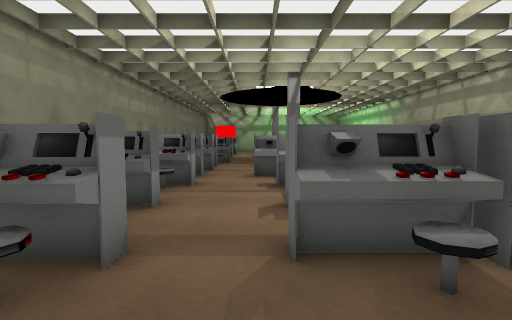
[1] (above)

19 first-person views from a walk through a 3-D level made in the Unity game engine. The camera is 1.3 m above the floor, tilts 4° down and sees 85° across. The floor is counted in squares, 1 m on a side. Each view is taken from the middle of a square. On the plan, view 1 faces up. The plan holds only what a view shows up to about 13 squares ahead; the rest is blank. The place goes on beyond the plan. The player character is not drawn. Some surface patterns are stand-ins.

[2]
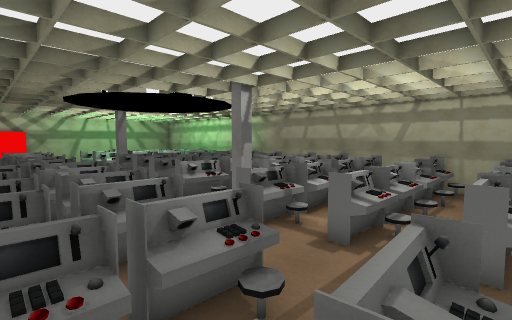

[3]
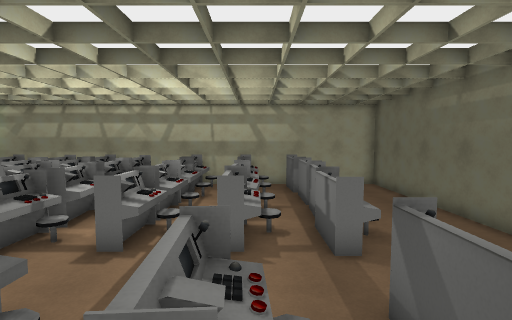

[4]
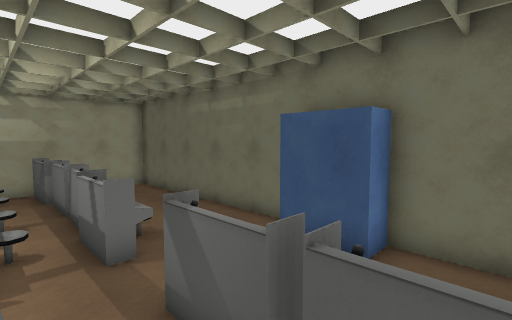

[5]
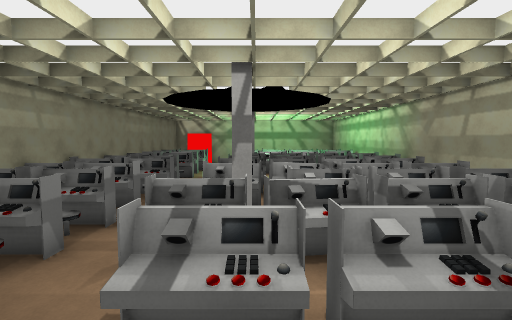

[6]
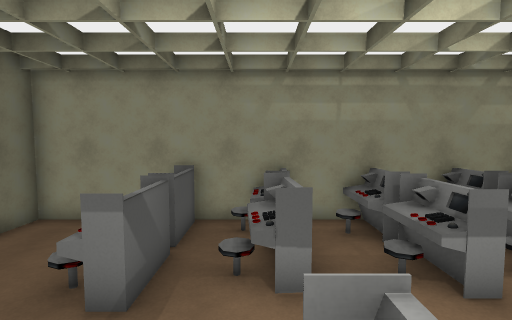

[7]
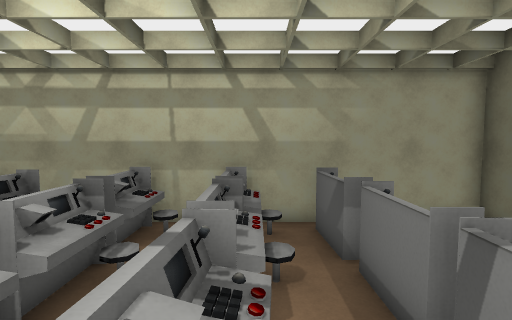

[8]
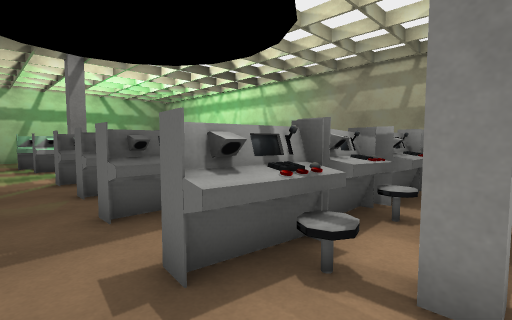

[9]
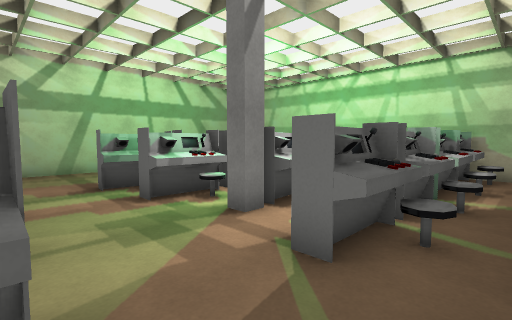

[10]
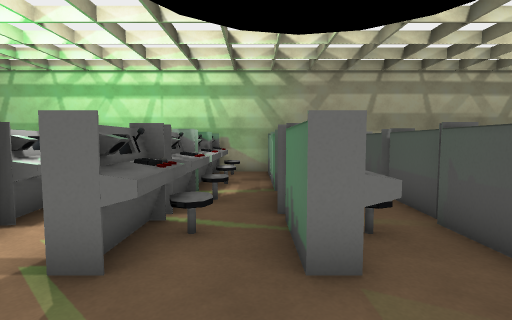

[11]
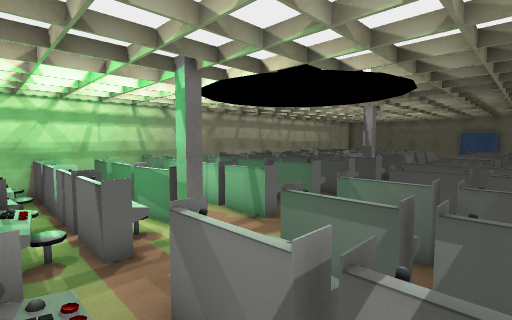

[12]
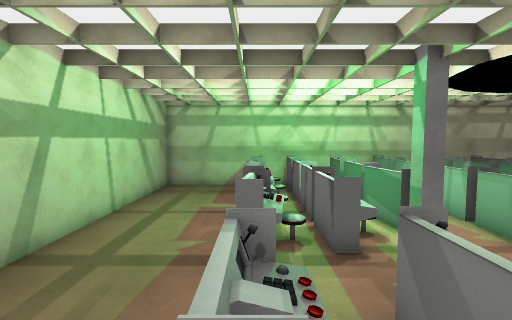

[13]
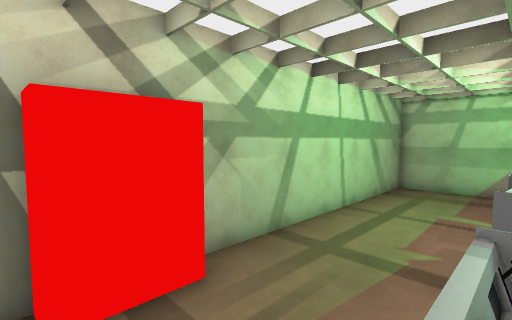

[14]
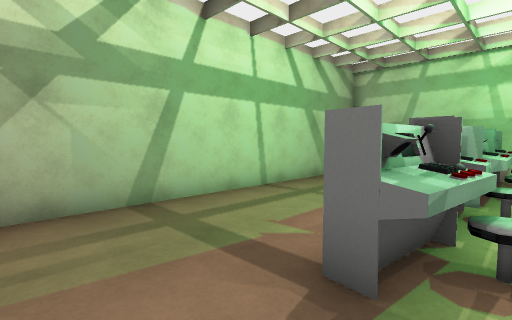

[15]
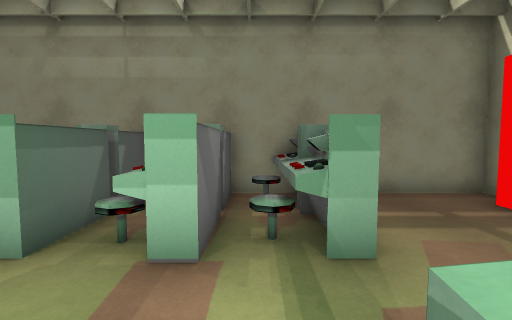

[16]
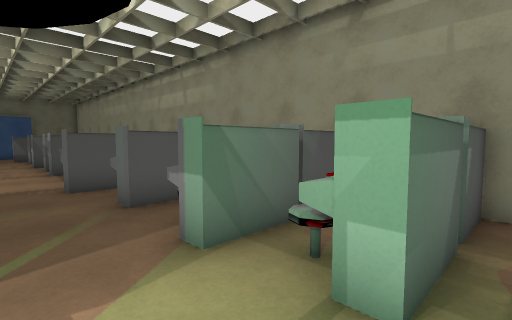

[17]
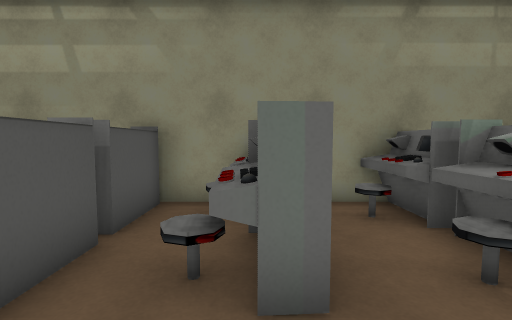

[18]
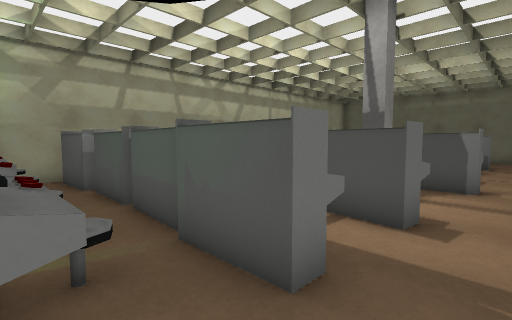

[19]
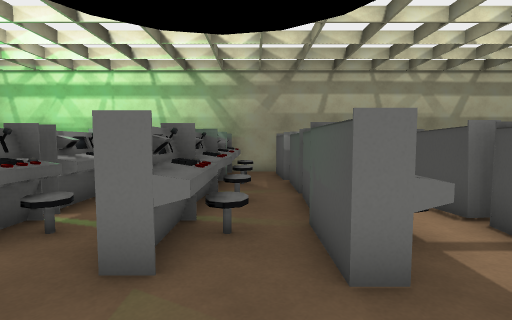

### Floor plan
Points are (right, up) in squares from view 1. A wall is a line through its corners. A room is listed if a view was taken in it or the views show most of it. See-through windows are left out.
Room 1 (views 1, 2, 3, 4, 5, 6, 7, 8, 9, 10, 11, 12, 13, 14, 15, 16, 17, 18, 19)
walls: (2, 12.1) (1.4, 12.1) (1.4, 12.6) (2, 12.6); (2, 23.7) (1.4, 23.7) (1.4, 24.2) (2, 24.2); (9.6, 24.2) (9.6, 31.7); (-2.2, 31.8) (-4.6, 31.8) (-4.6, 32.6) (-5.9, 32.6) (-5.9, -1.2) (-2.8, -1.2) (-2.8, -0.2) (-0.6, -0.2); (0.2, -1.2) (9.6, -1.2) (9.6, 22.5); (8.8, 32.7) (-1.9, 32.6)
objects: other object (-6, 10) to (-4, 11); other object (-6, 24) to (-4, 24); other object (-5, 3) to (-4, 3); other object (-5, 6) to (-4, 6); other object (-5, 8) to (-4, 8); other object (-5, 12) to (-4, 13); other object (-5, 16) to (-4, 17); other object (-5, 19) to (-4, 19); other object (-5, 22) to (-4, 22); other object (-5, 26) to (-4, 26); other object (-4, 5) to (-2, 6); other object (-4, 14); other object (-4, 21) to (-2, 22); other object (-4, 28); other object (-3, 3) to (-2, 3); other object (-3, 8) to (-2, 8); other object (-3, 10) to (-2, 11); other object (-3, 12) to (-2, 13); other object (-3, 16) to (-2, 17); other object (-3, 19) to (-2, 19); other object (-3, 24) to (-2, 24); other object (-3, 26) to (-2, 26); other object (0, 10) to (2, 11); other object (0, 14); other object (0, 28) to (2, 28); other object (1, 3) to (2, 3); other object (1, 5) to (2, 6); other object (1, 8) to (2, 8); other object (1, 16) to (2, 17); other object (1, 19) to (2, 19); other object (1, 21) to (2, 22); other object (1, 26) to (2, 26); other object (2, 10) to (4, 11); other object (2, 14); other object (3, 2) to (4, 3); other object (3, 5) to (5, 6); other object (3, 8) to (5, 8); other object (3, 12) to (5, 13); other object (3, 14) to (4, 15); other object (3, 16) to (4, 17); other object (3, 19) to (5, 19); other object (3, 21) to (5, 22); other object (3, 24) to (4, 24); other object (3, 26) to (5, 26); other object (3, 27) to (4, 28); other object (5, 2) to (6, 3); other object (5, 5) to (6, 6); other object (5, 10) to (6, 11); other object (5, 14) to (6, 15); other object (5, 16) to (7, 17); other object (5, 24) to (6, 24); other object (5, 27) to (7, 28); other object (6, 8) to (7, 8); other object (6, 12) to (7, 13); other object (6, 19) to (7, 19); other object (6, 21) to (7, 22); other object (6, 26) to (7, 26); other object (7, 3) to (9, 3); other object (7, 6) to (9, 6); other object (7, 10) to (8, 11); other object (7, 12) to (9, 13); other object (7, 14) to (9, 15); other object (7, 16) to (9, 17); other object (7, 24) to (8, 24); other object (8, 8) to (9, 8); other object (8, 19) to (9, 19); other object (8, 21) to (9, 22); other object (8, 26) to (9, 26); other object (8, 27) to (9, 28)

Where each view was taken, in squares from view 1:
view 1: 0 up, 0 right, facing up
view 2: 5 up, 5 left, facing up-right
view 3: 5 up, 5 left, facing right
view 4: 5 up, 5 left, facing down-right
view 5: 5 up, 2 right, facing up
view 6: 5 up, 2 right, facing left
view 7: 5 up, 2 right, facing right
view 8: 12 up, 1 left, facing up-right
view 9: 20 up, 2 left, facing up-right
view 10: 20 up, 2 left, facing right
view 11: 28 up, 5 left, facing down-right
view 12: 28 up, 5 left, facing right
view 13: 28 up, 5 left, facing up-right
view 14: 27 up, 2 left, facing up-right
view 15: 27 up, 1 right, facing left
view 16: 25 up, 0 right, facing down-left
view 17: 19 up, 0 right, facing left
view 18: 19 up, 1 left, facing down-right
view 19: 18 up, 2 left, facing right
